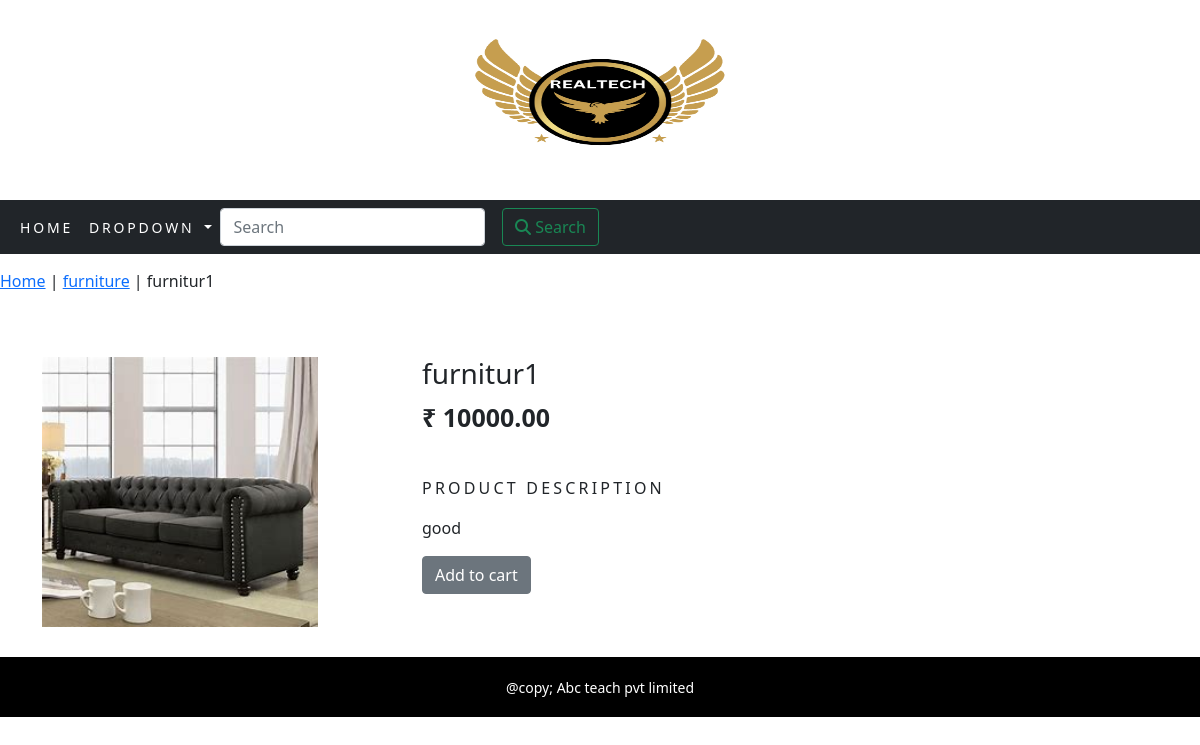
Screenshot of /ecommerceapp/furniture/window/ with the database file from the repository.
### ecommerceapp/models.py (models this page shows, shortened)
class Product(models.Model):
    name=models.CharField(max_length=250,unique=True)
    slug=models.SlugField(max_length=250,unique=True)
    description=models.TextField(blank=True)
    price=models.DecimalField(max_digits=10,decimal_places=2)
    category=models.ForeignKey(category,on_delete=models.CASCADE)
    image = models.ImageField(upload_to='product', blank=True)
    stock=models.IntegerField()
    available=models.BooleanField(default=True)
    created=models.DateTimeField(auto_now_add=True)
    updated=models.DateTimeField(auto_now=True)
    class Meta:
        ordering=('name',)
        verbose_name='Product'
        verbose_name_plural='products'

class category(models.Model):
    name=models.CharField(max_length=250,unique=True)
    slug=models.SlugField(max_length=250,unique=True)
    description=models.TextField(blank=True)
    image=models.ImageField(upload_to='category',blank=True)
    class Meta:
        ordering=('name',)
        verbose_name='category'
        verbose_name_plural='categories'
    def get_url(self):
        return reverse('ecommerceapp:products_by_category',args=[self.slug])
    def __str__(self):
         return '{}'.format(self.name)

### ecommerceapp/views.py (the view)
# urls.py: path('<slug:c_slug>/<slug:product_slug>/',views.prodetail,name='prodetail'),
def prodetail(request,c_slug,product_slug):
    try:
        product=Product.objects.get(category__slug=c_slug,slug=product_slug)
    except Exception as e:
        raise e
    return render(request,'product.html',{'product':product})

### ecommerceapp/contest_processors.py (called while the page is built)
def menu_links(request):
    links=category.objects.all()
    return dict(links=links)

### ecommerceapp/templates/product.html (shortened to what this page needs)
{% extends 'base.html' %}
{% load static %}
{% block content %}
<div>
 <div class="row my_row_class">
     <div class="mx-auto">
  <p><a href="{% url 'ecommerceapp:allprocat' %}" data-width="200px" data-height="200px">Home</a> | <a href="{{product.category.get_url}}">{{product.category}}</a> | {{product.name}} </p>
     </div>
 </div>
</div>
<br>
<div class="container">
   <div class="row mx_auto">
<div class="container mt-4">
    <div class="row">
    <div class="col-md-4">
    <div class="row">
<img src="{{product.image.url}}" alt="{{product.name}}" style="width: 300px; height: 300px; padding-bottom:30px">
    </div>
    </div>
<div class="col-md-8">
    <h3>{{product.name}}</h3>
    <p style="font-size: 25px;"><b>₹ {{product.price}}</b></p>
    <br>
 <p class="my_title">Product Description</p>
        <p class="text-justify my-rod-text">{{product.description}}</p>
        {% if product.stock <= 0 %}
        <p class="text-justify my_prod_text"><b>Out of stock</b></p>
        {% else %}
       <a class="btn btn-secondary" href="{% url 'cartapp:add_cart' product.id %}">Add to cart</a>
           {% endif %}
            </div>
    </div>
</div>
</div>
</div>
{% endblock %}

### ecommerceapp/static/css/custom.css (style rules this page uses)
body { font-family: 'Lato', sans-serif; font-family: 'Oswald', sans-serif; }
.my_row_class { padding-top:15px; }
.my_title { font-size:16px; text-transform:uppercase; letter-spacing:.2em; }

### rows the page displays
Product: category "furniture", name "furnitur1", image (picture), price "10000.00", description "good"
